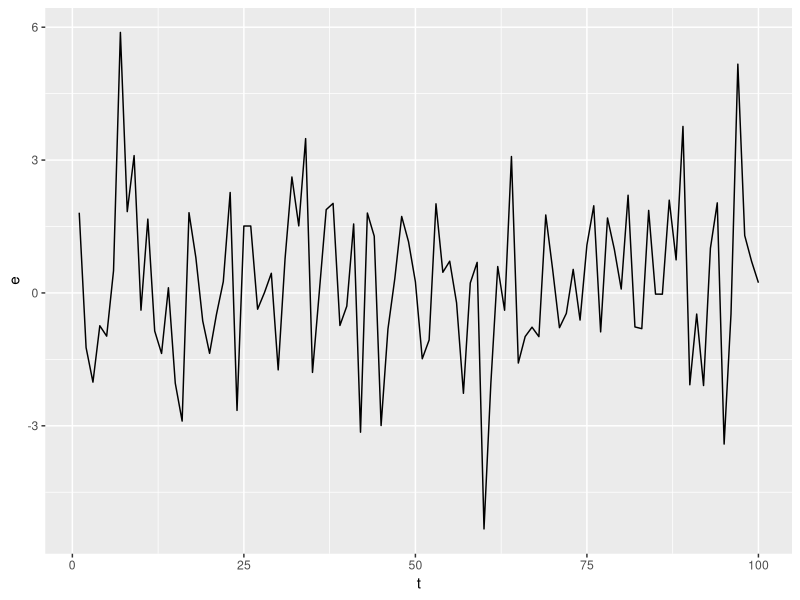
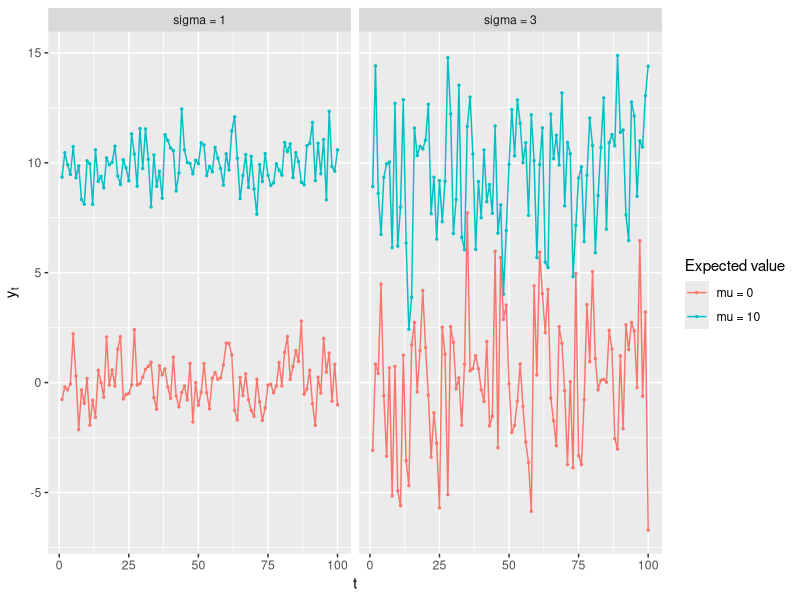
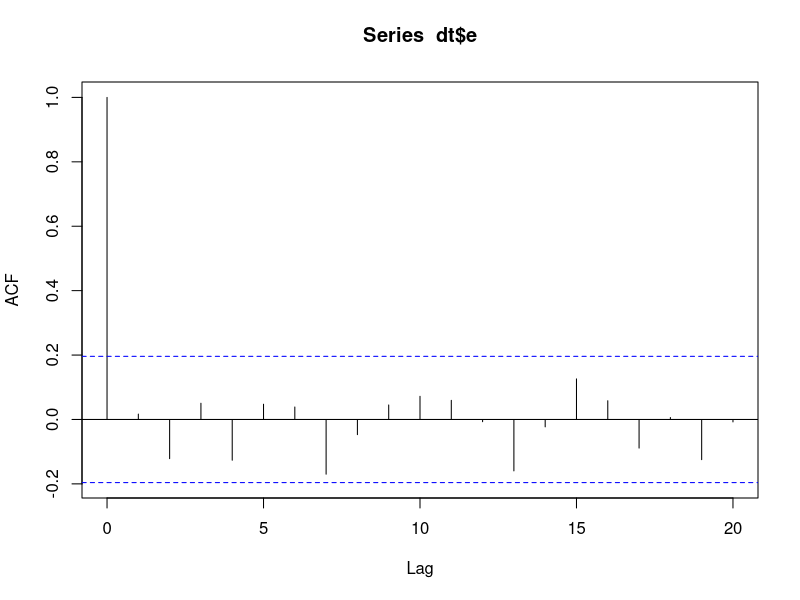

Recreate these plots in R, in order.
## ---- chunk 1
library(tidyverse)
## ---- chunk 2
n <- 100

dt <- tibble(
  t = 1:n,
  e = rnorm(
    # The number of values to be drawn at random
    n = n, 
    # The expected value of the distribution
    mean = 0,
    # The standard deviation of the distribution
    sd = 2
    )
)

dt %>%
  ggplot(aes(x = t, y = e)) + 
  geom_line()
## ---- chunk 3
## For illustration only

n <- 100

sim_data <- expand_grid(
  mu = c(0, 10),
  sigma = c(1, 3),
  t = 1:n
) %>%
  mutate(
    y = rnorm(n(), mean = mu, sd = sigma),
    sigma_lab = paste0("sigma = ", sigma),
    mu_lab = paste0("mu = ", mu)
  )

sim_data %>%
  ggplot(aes(x = t, y = y, color = mu_lab)) +
  geom_point(size = 1 / 2) +
  geom_line() +
  facet_wrap(~sigma_lab) +
  labs(
    x = "t",
    y = expression(y[t]),
    color = "Expected value"
  )
## ---- chunk 4
sim_data %>%
  group_by(mu_lab, sigma_lab) %>%
  summarise(
    Average = mean(y),
    StdDev = sd(y)
  )
## ---- chunk 5
mean(dt$e)
## ---- chunk 6
sd(dt$e)
## ---- chunk 7
dt <- dt %>%
  mutate(
    e_l1 = lag(e, n = 1),
    e_l2 = lag(e, n = 2),
    e_l3 = lag(e, n = 3)
  )
## ---- chunk 8
cor(dt$e, dt$e_l1, use = "complete.obs")
cor(dt$e, dt$e_l2, use = "complete.obs")
cor(dt$e, dt$e_l3, use = "complete.obs")
## ---- chunk 9
acf(dt$e, plot = FALSE)
## ---- chunk 10
acf(dt$e)
## ---- chunk 11
Box.test(dt$e, lag = 3)
